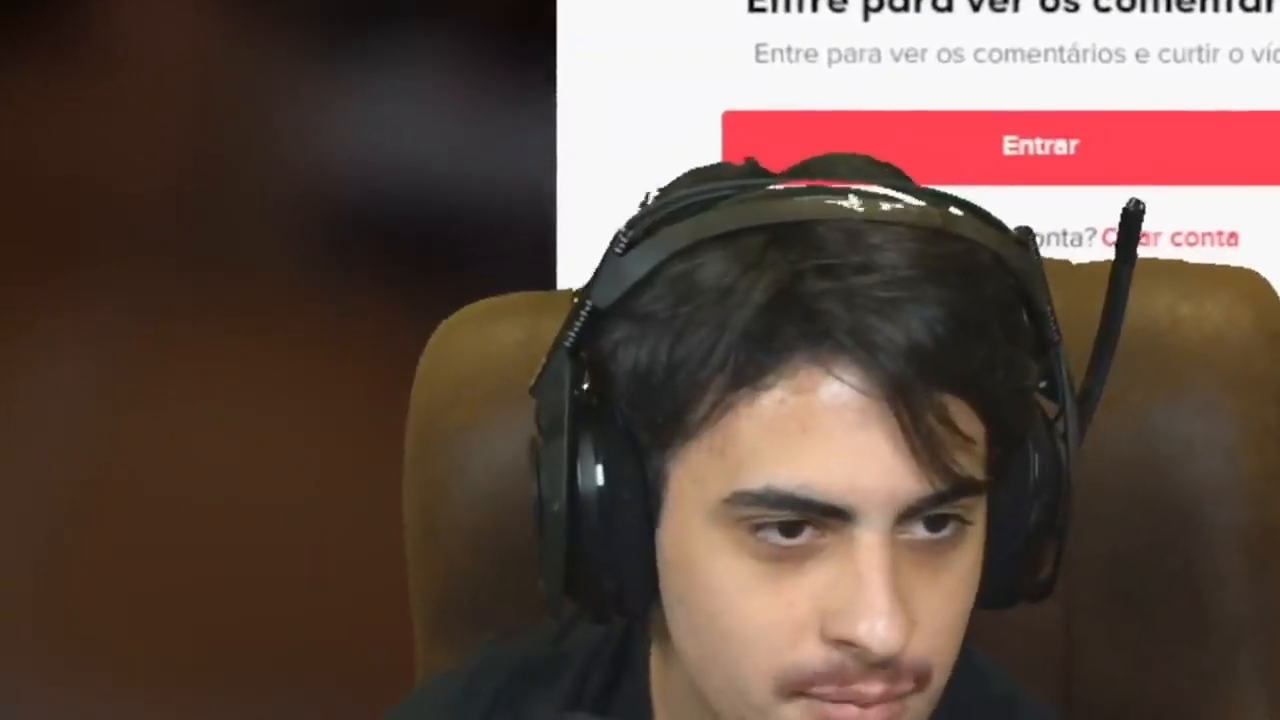
#> input picture frame 54 of HITO 4/reconocimientofacial/orochi.mp4, 1280 x 720 px
$ python capaentrada.py
#> lines starting #> are read from the running program, lines starting #| are printed output that depends on the picture
import cv2 as cv
import os
import imutils
modelo='FotosPrueba' #Nombre de la carpeta
ruta1='C:/Users/PC/Desktop/reconocimientofacial/Data' #Ruta donde se guardaran las fotos
rutacompleta = ruta1 + '/'+ modelo #Ruta completa
if not os.path.exists(rutacompleta): #Si no existe la ruta la crea
    os.makedirs(rutacompleta) #Crea la ruta
camara=cv.VideoCapture('orochi.mp4') #Captura video
ruidos=cv.CascadeClassifier('C:/Users/PC/Desktop/opencv-master/data/haarcascades/haarcascade_frontalface_default.xml') #clasificador de Haar de opencv
id=0 #Id de la imagen
while True: #Ciclo infinito
    respuesta,captura=camara.read() #Lee la camara
#> captura is the input picture: shape (720, 1280, 3); mean B, G, R 70.4, 79, 99.8
    if respuesta==False:break #Si no hay respuesta se rompe el ciclo
    captura=imutils.resize(captura,width=640) #Redimensiona la captura
#> captura: shape (360, 640, 3)

    grises=cv.cvtColor(captura, cv.COLOR_BGR2GRAY) #Convierte a grises
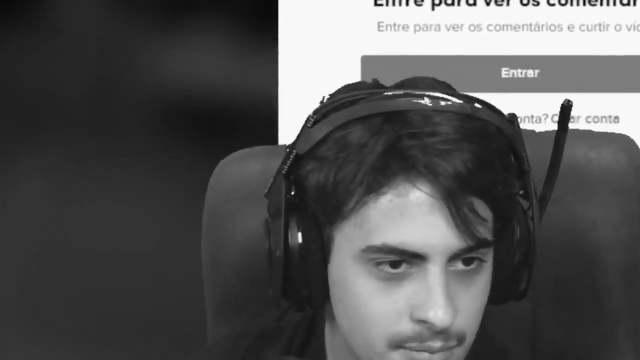
#> grises: shape (360, 640); min 6, max 255, mean 84.3
    idcaptura=captura.copy() #Copia la captura

    cara=ruidos.detectMultiScale(grises,1.3,5) #Detecta la cara
#> cara = ()

    for(x,y,e1,e2) in cara: #Ciclo para recorrer la cara
        cv.rectangle(captura, (x,y), (x+e1,y+e2), (0,255,0),2) #Dibuja un rectangulo
        rostrocapturado=idcaptura[y:y+e2,x:x+e1] #Rostro capturado
        rostrocapturado=cv.resize(rostrocapturado, (160,160),interpolation=cv.INTER_CUBIC) #Redimensiona el rostro
        cv.imwrite(rutacompleta+'/imagen_{}.jpg'.format(id), rostrocapturado) #Guarda la imagen
        id=id+1 #Aumenta el id
#> this loop made 0 passes
#> after the loop, id = 0

    cv.imshow("Resultado rostro", captura) #Muestra el resultado

    if id==350: #Si el id es igual a 350 se rompe el ciclo
        break
camara.release() #Libera la camara
cv.destroyAllWindows() #Cierra las ventanas

$ run again, starting later in the video
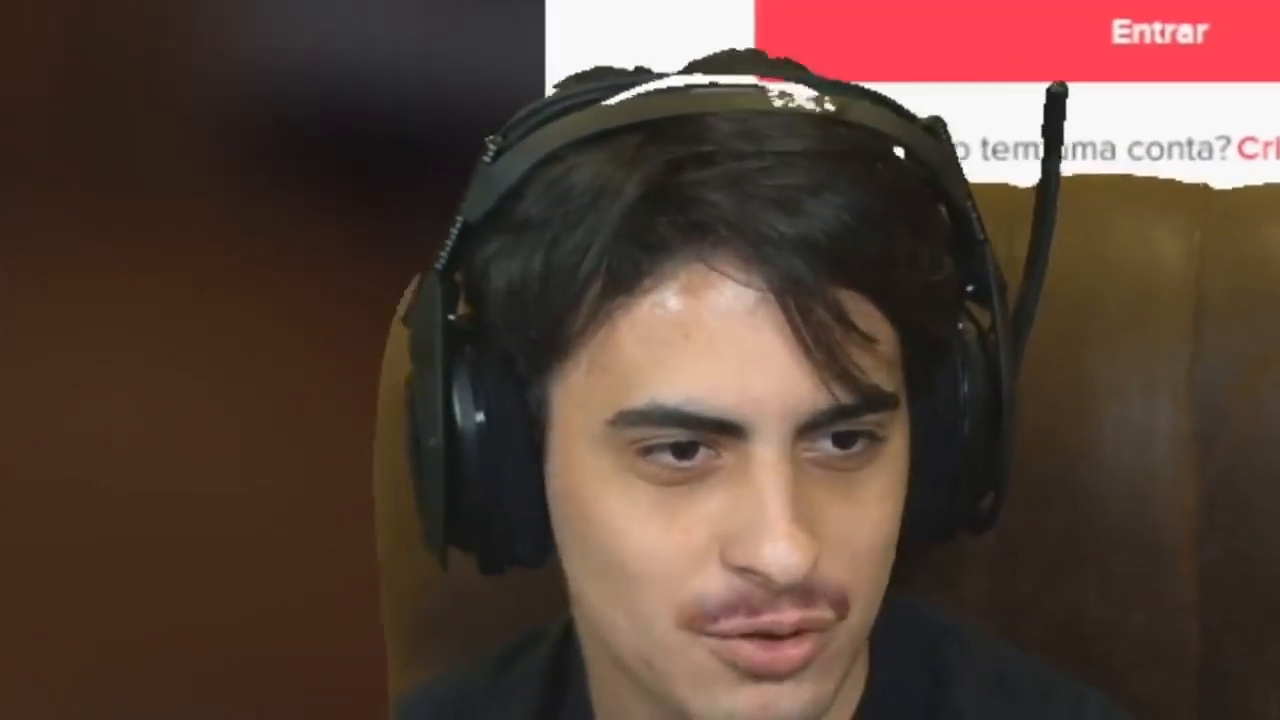
#> input picture frame 246 of HITO 4/reconocimientofacial/orochi.mp4, 1280 x 720 px
#> captura is the input picture: shape (720, 1280, 3); mean B, G, R 56.3, 66.3, 89
#> cara = [[269, 148, 202, 202]]
#> the loop `for(x,y,e1,e2) in cara:` made 1 pass
#> (x, y, e1, e2, id) on pass 1: (269, 148, 202, 202, 1)
#> pass 1, `rostrocapturado=idcaptura[y:y+e2,x:x+e1]`:
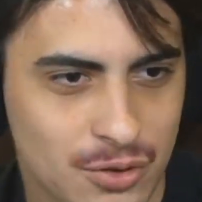
#> rostrocapturado: shape (202, 202, 3); mean B, G, R 89.5, 107.2, 135
#> after the loop `for(x,y,e1,e2) in cara:`:
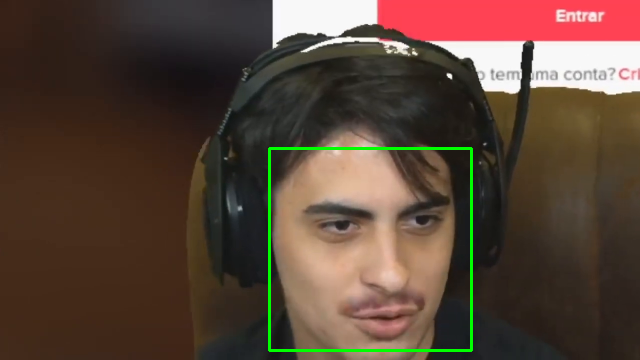
#> captura: shape (360, 640, 3); mean B, G, R 55.8, 68.4, 88.4
#> after the loop `for(x,y,e1,e2) in cara:`: id = 1

$ run again, starting later in the video
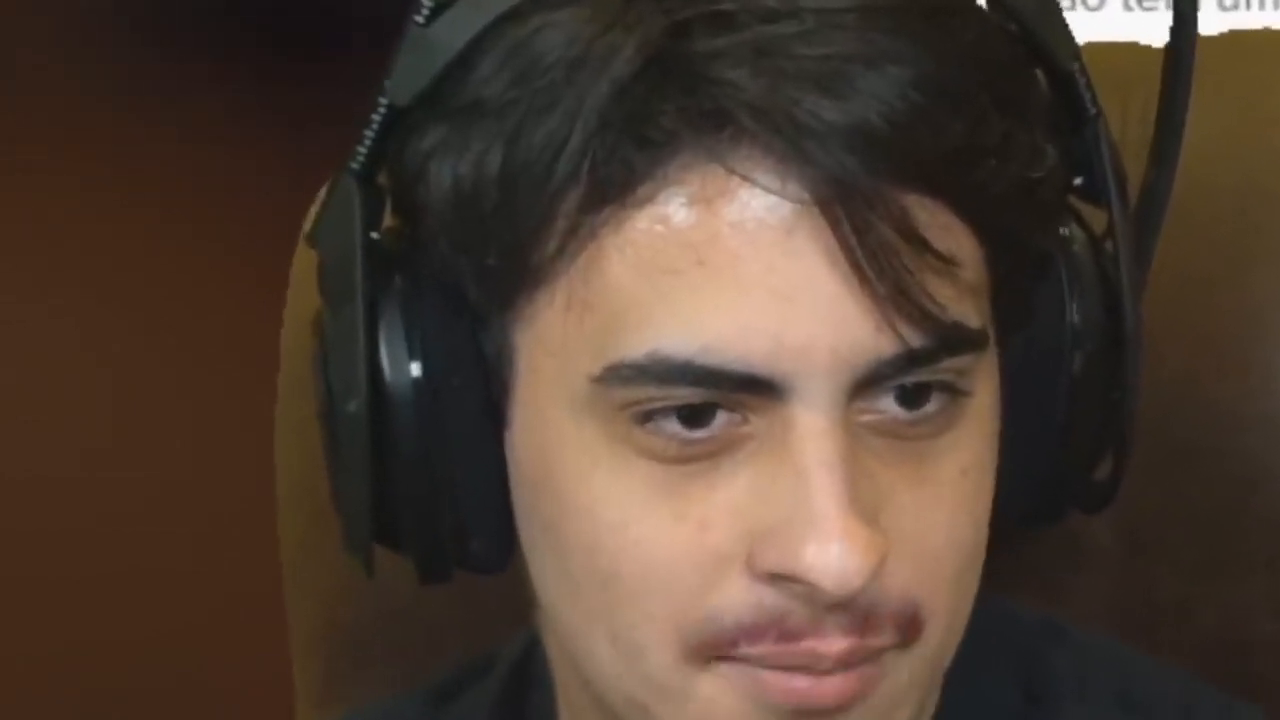
#> input picture frame 437 of HITO 4/reconocimientofacial/orochi.mp4, 1280 x 720 px
#> captura is the input picture: shape (720, 1280, 3); mean B, G, R 50.9, 62.7, 79.5
#> captura: shape (360, 640, 3)
#> `grises=cv.cvtColor(captura, cv.COLOR_BGR2GRAY)`:
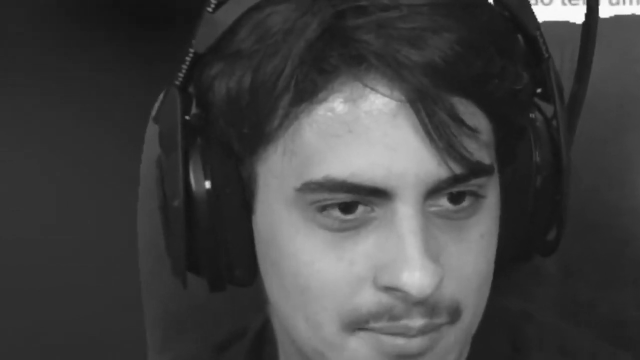
#> grises: shape (360, 640); min 17, max 251, mean 66.5
#> cara = ()
#> after the loop `for(x,y,e1,e2) in cara:`: id = 0
